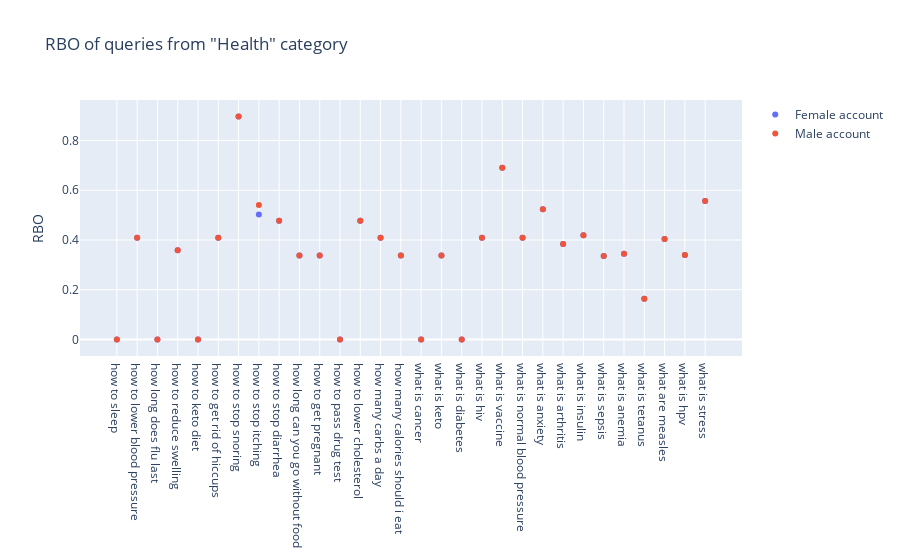

Source (notebook cell):
### Markdown cell above
### 'Health' queries

### Code cell
all_queries['rbo_man'] = res_man 
all_queries['rbo_woman'] = res_woman 
all_queries

layout = go.Layout(
    title=go.layout.Title(
            text='RBO of queries from "Health" category'),
    yaxis=go.layout.YAxis(
        title=go.layout.yaxis.Title(
            text='RBO'))
)

fig = go.Figure(layout=layout)

fig.add_scatter(x=all_queries['Health'], y=all_queries['rbo_woman'], mode='markers', name='Female account')
fig.add_scatter(x=all_queries['Health'], y=all_queries['rbo_man'], mode='markers', name='Male account', )

fig.show()

### Figure 1 — Plotly figure (JSON) as saved in the notebook; plotly's stock layout.template omitted (floating-point values rounded to 4 significant figures)
{"data": [{"mode": "markers", "name": "Female account", "type": "scatter", "x": ["how to sleep", "how to lower blood pressure", "how long does flu last", "how to reduce swelling", "how to keto diet", "how to get rid of hiccups", "how to stop snoring", "how to stop itching", "how to stop diarrhea", "how long can you go without food", "how to get pregnant", "how to pass drug test", "how to lower cholesterol", "how many carbs a day", "how many calories should i eat", "what is cancer", "what is keto", "what is diabetes", "what is hiv", "what is vaccine", "what is normal blood pressure", "what is anxiety", "what is arthritis", "what is insulin", "what is sepsis", "what is anemia", "what is tetanus", "what are measles", "what is hpv", "what is stress"], "y": [0, 0.4088, 0, 0.3583, 0, 0.4088, 0.8966, 0.5025, 0.4775, 0.3374, 0.3374, 0, 0.4775, 0.4088, 0.3374, 0, 0.3374, 0, 0.4088, 0.6911, 0.4088, 0.5234, 0.3837, 0.4194, 0.3361, 0.3444, 0.1639, 0.4041, 0.3395, 0.5568]}, {"mode": "markers", "name": "Male account", "type": "scatter", "x": ["how to sleep", "how to lower blood pressure", "how long does flu last", "how to reduce swelling", "how to keto diet", "how to get rid of hiccups", "how to stop snoring", "how to stop itching", "how to stop diarrhea", "how long can you go without food", "how to get pregnant", "how to pass drug test", "how to lower cholesterol", "how many carbs a day", "how many calories should i eat", "what is cancer", "what is keto", "what is diabetes", "what is hiv", "what is vaccine", "what is normal blood pressure", "what is anxiety", "what is arthritis", "what is insulin", "what is sepsis", "what is anemia", "what is tetanus", "what are measles", "what is hpv", "what is stress"], "y": [0, 0.4088, 0, 0.3583, 0, 0.4088, 0.8966, 0.5412, 0.4775, 0.3374, 0.3374, 0, 0.4775, 0.4088, 0.3374, 0, 0.3374, 0, 0.4088, 0.6911, 0.4088, 0.5234, 0.3837, 0.4194, 0.3361, 0.3444, 0.1639, 0.4041, 0.3395, 0.5568]}], "layout": {"autosize": true, "title": {"text": "RBO of queries from \"Health\" category"}, "xaxis": {"autorange": true, "range": [-1.809, 30.81], "type": "category"}, "yaxis": {"autorange": true, "range": [-0.08509, 0.9817], "title": {"text": "RBO"}, "type": "linear"}}}
